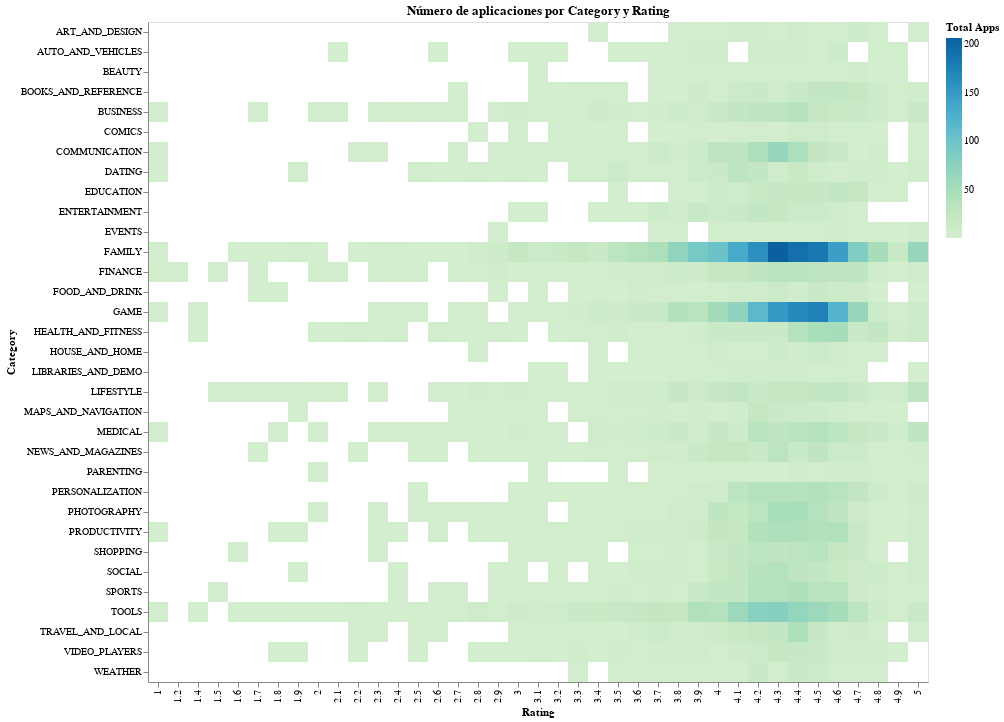

The notebook cell this image was saved under:
### Markdown cell above
* Mapa de calor del número de aplicaciones estratificadas por app Category y rangos de rangos segmentados por Rating

### Code cell
alt.Chart(data).mark_rect().encode(
    alt.X('Rating:O'),
    alt.Y('Category:N'),
    alt.Color('count()', scale=alt.Scale(scheme='greenblue'), legend=alt.Legend(title='Total Apps')),
    tooltip=['Category:N', 'Rating:O', 'count()']
).properties(title='Número de aplicaciones por Category y Rating')

### Figure 1 — Vega specification as saved in the notebook (floating-point values rounded to 4 significant figures; data arrays with more than 128 entries replaced by an {"elided": "..."} marker saying what was removed)
{"$schema": "https://vega.github.io/schema/vega/v5.json", "data": [{"name": "source_0", "values": {"elided": "768 records"}}, {"name": "source_0_x_domain_Rating", "values": [{"Rating": 4.1}, {"Rating": 3.9}, {"Rating": 4.7}, {"Rating": 4.5}, {"Rating": 4.3}, {"Rating": 4.4}, {"Rating": 3.8}, {"Rating": 4.2}, {"Rating": 4.6}, {"Rating": 4.0}, {"Rating": 4.8}, {"Rating": 4.9}, {"Rating": 3.6}, {"Rating": 3.7}, {"Rating": 3.2}, {"Rating": 3.3}, {"Rating": 3.4}, {"Rating": 3.5}, {"Rating": 3.1}, {"Rating": 5.0}, {"Rating": 2.6}, {"Rating": 3.0}, {"Rating": 1.9}, {"Rating": 2.5}, {"Rating": 2.8}, {"Rating": 2.7}, {"Rating": 1.0}, {"Rating": 2.9}, {"Rating": 2.3}, {"Rating": 2.2}, {"Rating": 1.7}, {"Rating": 2.0}, {"Rating": 1.8}, {"Rating": 2.4}, {"Rating": 1.6}, {"Rating": 2.1}, {"Rating": 1.4}, {"Rating": 1.5}, {"Rating": 1.2}]}, {"name": "source_0_y_domain_Category", "values": [{"Category": "ART_AND_DESIGN"}, {"Category": "AUTO_AND_VEHICLES"}, {"Category": "BEAUTY"}, {"Category": "BOOKS_AND_REFERENCE"}, {"Category": "BUSINESS"}, {"Category": "COMICS"}, {"Category": "COMMUNICATION"}, {"Category": "DATING"}, {"Category": "EDUCATION"}, {"Category": "ENTERTAINMENT"}, {"Category": "EVENTS"}, {"Category": "FINANCE"}, {"Category": "FOOD_AND_DRINK"}, {"Category": "HEALTH_AND_FITNESS"}, {"Category": "HOUSE_AND_HOME"}, {"Category": "LIBRARIES_AND_DEMO"}, {"Category": "LIFESTYLE"}, {"Category": "GAME"}, {"Category": "FAMILY"}, {"Category": "MEDICAL"}, {"Category": "SOCIAL"}, {"Category": "SHOPPING"}, {"Category": "PHOTOGRAPHY"}, {"Category": "SPORTS"}, {"Category": "TRAVEL_AND_LOCAL"}, {"Category": "TOOLS"}, {"Category": "PERSONALIZATION"}, {"Category": "PRODUCTIVITY"}, {"Category": "PARENTING"}, {"Category": "WEATHER"}, {"Category": "VIDEO_PLAYERS"}, {"Category": "NEWS_AND_MAGAZINES"}, {"Category": "MAPS_AND_NAVIGATION"}]}, {"name": "source_0_color_domain___count", "values": [{"min": 1, "max": 206}]}], "signals": [{"name": "x_step", "value": 20}, {"name": "width", "update": "bandspace(domain('x').length, 0, 0) * x_step"}, {"name": "y_step", "value": 20}, {"name": "height", "update": "bandspace(domain('y').length, 0, 0) * y_step"}], "marks": [{"type": "rect", "name": "marks", "from": {"data": "source_0"}, "encode": {"update": {"description": {"signal": "\"Rating: \" + (isValid(datum[\"Rating\"]) ? datum[\"Rating\"] : \"\"+datum[\"Rating\"]) + \"; Category: \" + (isValid(datum[\"Category\"]) ? datum[\"Category\"] : \"\"+datum[\"Category\"]) + \"; Count of Records: \" + (format(datum[\"__count\"], \"\"))"}, "width": {"signal": "max(0.25, bandwidth('x'))"}, "tooltip": {"signal": "{\"Category\": isValid(datum[\"Category\"]) ? datum[\"Category\"] : \"\"+datum[\"Category\"], \"Rating\": isValid(datum[\"Rating\"]) ? datum[\"Rating\"] : \"\"+datum[\"Rating\"], \"Count of Records\": format(datum[\"__count\"], \"\")}"}, "x": {"field": "Rating", "scale": "x"}, "height": {"signal": "max(0.25, bandwidth('y'))"}, "y": {"field": "Category", "scale": "y"}, "fill": {"field": "__count", "scale": "color"}}}, "style": ["rect"]}], "scales": [{"name": "x", "type": "band", "domain": {"data": "source_0_x_domain_Rating", "field": "Rating", "sort": true}, "range": {"step": {"signal": "x_step"}}, "paddingOuter": 0, "paddingInner": 0}, {"name": "y", "type": "band", "domain": {"data": "source_0_y_domain_Category", "field": "Category", "sort": true}, "range": {"step": {"signal": "y_step"}}, "paddingOuter": 0, "paddingInner": 0}, {"name": "color", "type": "linear", "domain": [{"signal": "(data(\"source_0_color_domain___count\")[0] || {}).min"}, {"signal": "(data(\"source_0_color_domain___count\")[0] || {}).max"}], "range": {"scheme": "greenblue"}, "zero": false, "interpolate": "hcl"}], "axes": [{"scale": "x", "zindex": 1, "orient": "bottom", "labelAngle": 270, "title": "Rating", "grid": false, "labelAlign": "right", "labelBaseline": "middle"}, {"scale": "y", "grid": false, "orient": "left", "title": "Category", "zindex": 1}], "title": {"text": "Número de aplicaciones por Category y Rating", "frame": "group"}, "padding": 5, "background": "white", "style": "cell", "legends": [{"title": "Total Apps", "fill": "color", "gradientLength": {"signal": "clamp(height, 64, 200)"}}]}
